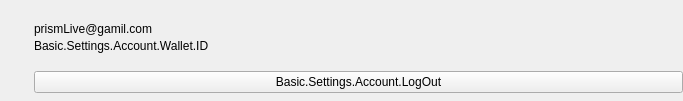
<?xml version="1.0" encoding="UTF-8"?>
<ui version="4.0">
 <class>SPTSettingAccountView</class>
 <widget class="QWidget" name="SPTSettingAccountView">
  <property name="geometry">
   <rect>
    <x>0</x>
    <y>0</y>
    <width>683</width>
    <height>101</height>
   </rect>
  </property>
  <property name="windowTitle">
   <string>SPTSettingAccountView</string>
  </property>
  <layout class="QHBoxLayout" name="horizontalLayout_3">
   <property name="spacing">
    <number>0</number>
   </property>
   <property name="leftMargin">
    <number>0</number>
   </property>
   <property name="topMargin">
    <number>0</number>
   </property>
   <property name="rightMargin">
    <number>0</number>
   </property>
   <property name="bottomMargin">
    <number>0</number>
   </property>
   <item>
    <layout class="QVBoxLayout" name="verticalLayout">
     <property name="spacing">
      <number>0</number>
     </property>
     <item>
      <widget class="SPTComplexHeaderIcon" name="userIconLabel">
       <property name="text">
        <string/>
       </property>
       <property name="scaledContents">
        <bool>false</bool>
       </property>
      </widget>
     </item>
    </layout>
   </item>
   <item>
    <layout class="QVBoxLayout" name="infoLayout">
     <property name="spacing">
      <number>0</number>
     </property>
     <property name="leftMargin">
      <number>27</number>
     </property>
     <property name="topMargin">
      <number>0</number>
     </property>
     <property name="rightMargin">
      <number>0</number>
     </property>
     <property name="bottomMargin">
      <number>0</number>
     </property>
     <item>
      <spacer name="verticalSpacer_2">
       <property name="orientation">
        <enum>Qt::Orientation::Vertical</enum>
       </property>
       <property name="sizeHint" stdset="0">
        <size>
         <width>20</width>
         <height>40</height>
        </size>
       </property>
      </spacer>
     </item>
     <item>
      <layout class="QHBoxLayout" name="nicknameLayout">
       <property name="spacing">
        <number>0</number>
       </property>
       <property name="topMargin">
        <number>0</number>
       </property>
       <property name="rightMargin">
        <number>0</number>
       </property>
       <property name="bottomMargin">
        <number>0</number>
       </property>
       <item>
        <widget class="QLabel" name="nickName">
         <property name="text">
          <string/>
         </property>
        </widget>
       </item>
      </layout>
     </item>
     <item>
      <widget class="QLabel" name="email">
       <property name="text">
        <string>prismLive@gamil.com</string>
       </property>
      </widget>
     </item>
     <item>
      <layout class="QHBoxLayout" name="walletLayout">
       <property name="spacing">
        <number>4</number>
       </property>
       <item alignment="Qt::AlignmentFlag::AlignLeft">
        <widget class="QLabel" name="label_3">
         <property name="text">
          <string>Basic.Settings.Account.Wallet.ID</string>
         </property>
        </widget>
       </item>
       <item alignment="Qt::AlignmentFlag::AlignLeft">
        <widget class="QLabel" name="walletID">
         <property name="text">
          <string/>
         </property>
        </widget>
       </item>
       <item>
        <spacer name="horizontalSpacer">
         <property name="orientation">
          <enum>Qt::Orientation::Horizontal</enum>
         </property>
         <property name="sizeHint" stdset="0">
          <size>
           <width>40</width>
           <height>20</height>
          </size>
         </property>
        </spacer>
       </item>
      </layout>
     </item>
     <item>
      <layout class="QHBoxLayout" name="buttonLayout">
       <property name="spacing">
        <number>0</number>
       </property>
       <property name="topMargin">
        <number>15</number>
       </property>
       <property name="rightMargin">
        <number>0</number>
       </property>
       <item>
        <widget class="QPushButton" name="btnLogout">
         <property name="sizePolicy">
          <sizepolicy hsizetype="Minimum" vsizetype="Fixed">
           <horstretch>0</horstretch>
           <verstretch>0</verstretch>
          </sizepolicy>
         </property>
         <property name="text">
          <string>Basic.Settings.Account.LogOut</string>
         </property>
        </widget>
       </item>
      </layout>
     </item>
     <item>
      <spacer name="verticalSpacer">
       <property name="orientation">
        <enum>Qt::Orientation::Vertical</enum>
       </property>
       <property name="sizeHint" stdset="0">
        <size>
         <width>20</width>
         <height>40</height>
        </size>
       </property>
      </spacer>
     </item>
    </layout>
   </item>
  </layout>
 </widget>
 <layoutdefault spacing="6" margin="11"/>
 <customwidgets>
  <customwidget>
   <class>SPTComplexHeaderIcon</class>
   <extends>QLabel</extends>
   <header>components/SPTComplexHeaderIcon.hpp</header>
  </customwidget>
 </customwidgets>
 <resources/>
 <connections/>
</ui>
